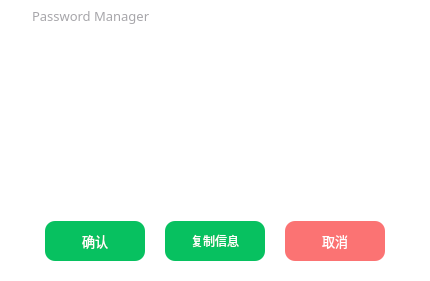
<?xml version="1.0" encoding="UTF-8"?>
<ui version="4.0">
 <class>CustomMessageBox</class>
 <widget class="QDialog" name="CustomMessageBox">
  <property name="geometry">
   <rect>
    <x>0</x>
    <y>0</y>
    <width>430</width>
    <height>281</height>
   </rect>
  </property>
  <property name="windowTitle">
   <string>Form</string>
  </property>
  <layout class="QGridLayout" name="widgetGridLayout">
   <property name="leftMargin">
    <number>0</number>
   </property>
   <property name="topMargin">
    <number>0</number>
   </property>
   <property name="rightMargin">
    <number>0</number>
   </property>
   <property name="bottomMargin">
    <number>0</number>
   </property>
   <property name="spacing">
    <number>0</number>
   </property>
   <item row="0" column="0">
    <widget class="QWidget" name="mainWidget" native="true">
     <property name="styleSheet">
      <string notr="true">QWidget#mainWidget{background:white;}</string>
     </property>
     <layout class="QGridLayout" name="mainWidgetGridLayout">
      <property name="leftMargin">
       <number>0</number>
      </property>
      <property name="topMargin">
       <number>0</number>
      </property>
      <property name="rightMargin">
       <number>0</number>
      </property>
      <property name="bottomMargin">
       <number>10</number>
      </property>
      <property name="spacing">
       <number>0</number>
      </property>
      <item row="0" column="0">
       <widget class="QWidget" name="titleBarWidget" native="true">
        <property name="minimumSize">
         <size>
          <width>0</width>
          <height>32</height>
         </size>
        </property>
        <property name="maximumSize">
         <size>
          <width>16777215</width>
          <height>32</height>
         </size>
        </property>
        <layout class="QGridLayout" name="titleBarWidgetGridLayout">
         <property name="leftMargin">
          <number>0</number>
         </property>
         <property name="topMargin">
          <number>0</number>
         </property>
         <property name="rightMargin">
          <number>0</number>
         </property>
         <property name="bottomMargin">
          <number>0</number>
         </property>
         <property name="spacing">
          <number>0</number>
         </property>
         <item row="0" column="0">
          <layout class="QHBoxLayout" name="titleBarLayout">
           <property name="spacing">
            <number>0</number>
           </property>
           <property name="sizeConstraint">
            <enum>QLayout::SetMaximumSize</enum>
           </property>
           <property name="leftMargin">
            <number>2</number>
           </property>
           <item>
            <widget class="QLabel" name="iconLabel">
             <property name="minimumSize">
              <size>
               <width>30</width>
               <height>30</height>
              </size>
             </property>
             <property name="maximumSize">
              <size>
               <width>30</width>
               <height>30</height>
              </size>
             </property>
             <property name="text">
              <string/>
             </property>
             <property name="scaledContents">
              <bool>false</bool>
             </property>
             <property name="alignment">
              <set>Qt::AlignCenter</set>
             </property>
            </widget>
           </item>
           <item>
            <widget class="QLabel" name="titleLabel">
             <property name="font">
              <font>
               <family>黑体</family>
               <pointsize>10</pointsize>
              </font>
             </property>
             <property name="styleSheet">
              <string notr="true">color: rgb(167, 166, 170);</string>
             </property>
             <property name="text">
              <string>Password Manager</string>
             </property>
            </widget>
           </item>
           <item>
            <spacer name="titleBarLayoutHSpacer">
             <property name="orientation">
              <enum>Qt::Horizontal</enum>
             </property>
             <property name="sizeHint" stdset="0">
              <size>
               <width>40</width>
               <height>30</height>
              </size>
             </property>
            </spacer>
           </item>
           <item>
            <widget class="QPushButton" name="minimizeButton">
             <property name="minimumSize">
              <size>
               <width>31</width>
               <height>31</height>
              </size>
             </property>
             <property name="maximumSize">
              <size>
               <width>31</width>
               <height>31</height>
              </size>
             </property>
             <property name="cursor">
              <cursorShape>PointingHandCursor</cursorShape>
             </property>
             <property name="toolTip">
              <string>最小化</string>
             </property>
             <property name="styleSheet">
              <string notr="true">QPushButton{border:0px;
background:transparent;}
QPushButton:hover{border:0px;
background:transparent;background-color:#e2e2e2;}</string>
             </property>
             <property name="text">
              <string/>
             </property>
             <property name="icon">
              <iconset resource="../../qrc/custom/custom.qrc">
               <normaloff>:/custom/icons/minimize.png</normaloff>:/custom/icons/minimize.png</iconset>
             </property>
            </widget>
           </item>
           <item>
            <widget class="QPushButton" name="closeButton">
             <property name="minimumSize">
              <size>
               <width>31</width>
               <height>31</height>
              </size>
             </property>
             <property name="maximumSize">
              <size>
               <width>31</width>
               <height>31</height>
              </size>
             </property>
             <property name="font">
              <font>
               <family>Microsoft YaHei UI</family>
               <stylestrategy>PreferAntialias</stylestrategy>
              </font>
             </property>
             <property name="cursor">
              <cursorShape>PointingHandCursor</cursorShape>
             </property>
             <property name="toolTip">
              <string>关闭</string>
             </property>
             <property name="styleSheet">
              <string notr="true">QPushButton{border:0px;
background:transparent;}
QPushButton:hover{border:0px;
background:transparent;background-color:#fb7373;}</string>
             </property>
             <property name="text">
              <string/>
             </property>
             <property name="icon">
              <iconset resource="../../qrc/custom/custom.qrc">
               <normaloff>:/custom/icons/close.png</normaloff>:/custom/icons/close.png</iconset>
             </property>
            </widget>
           </item>
          </layout>
         </item>
        </layout>
       </widget>
      </item>
      <item row="1" column="0">
       <widget class="QWidget" name="infoWidget" native="true">
        <layout class="QGridLayout" name="infoWidgetGridLayout">
         <property name="leftMargin">
          <number>0</number>
         </property>
         <property name="topMargin">
          <number>0</number>
         </property>
         <property name="rightMargin">
          <number>0</number>
         </property>
         <property name="bottomMargin">
          <number>0</number>
         </property>
         <property name="spacing">
          <number>0</number>
         </property>
         <item row="1" column="0">
          <widget class="QLabel" name="infoLabel">
           <property name="font">
            <font>
             <family>黑体</family>
             <pointsize>10</pointsize>
            </font>
           </property>
           <property name="text">
            <string/>
           </property>
           <property name="scaledContents">
            <bool>true</bool>
           </property>
           <property name="alignment">
            <set>Qt::AlignCenter</set>
           </property>
           <property name="wordWrap">
            <bool>true</bool>
           </property>
          </widget>
         </item>
        </layout>
       </widget>
      </item>
      <item row="2" column="0">
       <widget class="QWidget" name="bottomWidget" native="true">
        <property name="minimumSize">
         <size>
          <width>0</width>
          <height>60</height>
         </size>
        </property>
        <property name="maximumSize">
         <size>
          <width>16777215</width>
          <height>60</height>
         </size>
        </property>
        <layout class="QGridLayout" name="bottomWidgetGridLayout">
         <property name="leftMargin">
          <number>0</number>
         </property>
         <property name="topMargin">
          <number>0</number>
         </property>
         <property name="rightMargin">
          <number>0</number>
         </property>
         <property name="bottomMargin">
          <number>0</number>
         </property>
         <property name="spacing">
          <number>0</number>
         </property>
         <item row="0" column="0">
          <layout class="QHBoxLayout" name="horizontalLayout">
           <item>
            <spacer name="horizontalSpacer">
             <property name="orientation">
              <enum>Qt::Horizontal</enum>
             </property>
             <property name="sizeHint" stdset="0">
              <size>
               <width>40</width>
               <height>20</height>
              </size>
             </property>
            </spacer>
           </item>
           <item>
            <layout class="QHBoxLayout" name="buttonsLayout">
             <property name="spacing">
              <number>20</number>
             </property>
             <item>
              <widget class="QPushButton" name="confirmButton">
               <property name="minimumSize">
                <size>
                 <width>100</width>
                 <height>40</height>
                </size>
               </property>
               <property name="font">
                <font>
                 <family>Microsoft YaHei UI</family>
                 <pointsize>10</pointsize>
                 <italic>false</italic>
                 <bold>false</bold>
                </font>
               </property>
               <property name="cursor">
                <cursorShape>PointingHandCursor</cursorShape>
               </property>
               <property name="styleSheet">
                <string notr="true">QPushButton{border-radius:10px;font:10pt &quot;Microsoft YaHei UI&quot; ;color:#ffffff;background:#07c160}
QPushButton:hover{background-color: rgb(56, 205, 127);}</string>
               </property>
               <property name="text">
                <string>确认</string>
               </property>
              </widget>
             </item>
             <item>
              <widget class="QPushButton" name="copyButton">
               <property name="minimumSize">
                <size>
                 <width>100</width>
                 <height>40</height>
                </size>
               </property>
               <property name="font">
                <font>
                 <family>Microsoft YaHei UI</family>
                 <pointsize>9</pointsize>
                 <italic>false</italic>
                 <bold>false</bold>
                </font>
               </property>
               <property name="cursor">
                <cursorShape>PointingHandCursor</cursorShape>
               </property>
               <property name="styleSheet">
                <string notr="true">QPushButton{border-radius:10px;font:9pt &quot;Microsoft YaHei UI&quot; ;color:#ffffff;background:#07c160}
QPushButton:hover{background-color: rgb(56, 205, 127);}</string>
               </property>
               <property name="text">
                <string>复制信息</string>
               </property>
              </widget>
             </item>
             <item>
              <widget class="QPushButton" name="cancelButton">
               <property name="minimumSize">
                <size>
                 <width>100</width>
                 <height>40</height>
                </size>
               </property>
               <property name="font">
                <font>
                 <family>Microsoft YaHei UI</family>
                 <pointsize>10</pointsize>
                 <italic>false</italic>
                 <bold>false</bold>
                </font>
               </property>
               <property name="cursor">
                <cursorShape>PointingHandCursor</cursorShape>
               </property>
               <property name="styleSheet">
                <string notr="true">QPushButton{border-radius:10px;font:10pt &quot;Microsoft YaHei UI&quot; ;color:#ffffff;background:#fb7373}
QPushButton:hover{background-color: rgba(251, 115, 115,80%);}</string>
               </property>
               <property name="text">
                <string>取消</string>
               </property>
              </widget>
             </item>
            </layout>
           </item>
           <item>
            <spacer name="horizontalSpacer_2">
             <property name="orientation">
              <enum>Qt::Horizontal</enum>
             </property>
             <property name="sizeHint" stdset="0">
              <size>
               <width>40</width>
               <height>20</height>
              </size>
             </property>
            </spacer>
           </item>
          </layout>
         </item>
        </layout>
       </widget>
      </item>
     </layout>
    </widget>
   </item>
  </layout>
 </widget>
 <resources>
  <include location="../../qrc/custom/custom.qrc"/>
 </resources>
 <connections/>
</ui>
